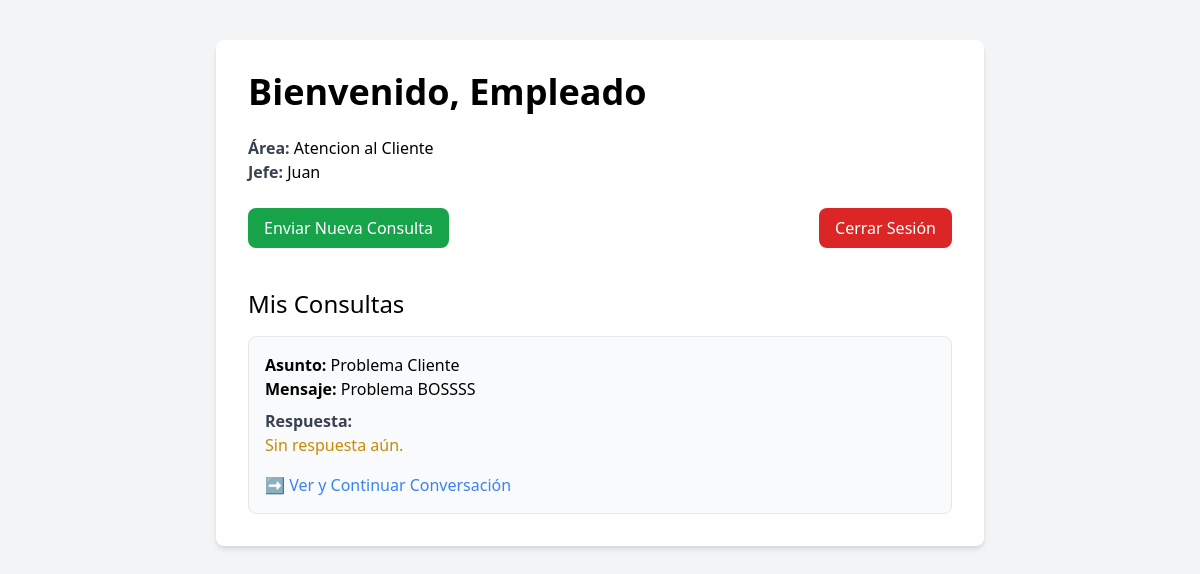
Before: /dashboard/ (signed in) with the older database file.
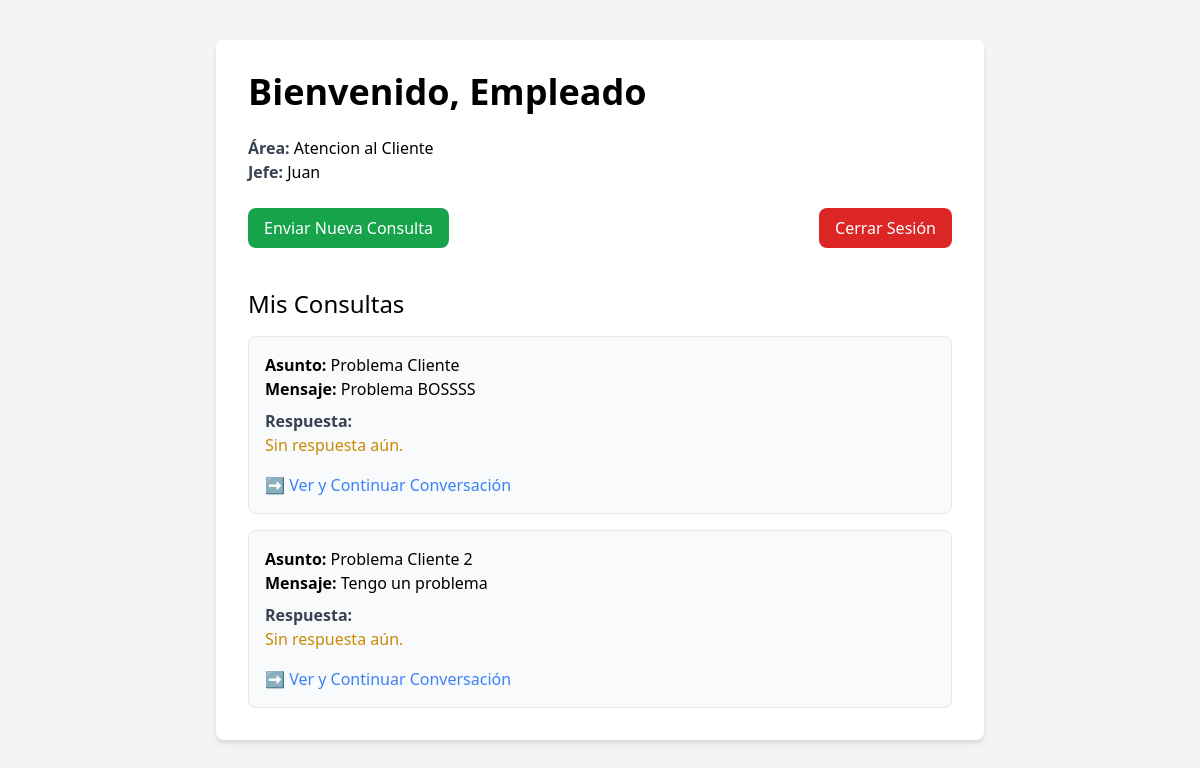
After: the same page with the newer database file.
### consultas/models.py (models this page shows)
class Consulta(models.Model):
    empleado = models.ForeignKey(User, on_delete=models.CASCADE, related_name='consultas')
    jefe = models.ForeignKey(User, on_delete=models.CASCADE, related_name='respuestas')
    asunto = models.CharField(max_length=100)
    mensaje = models.TextField()
    fecha_creacion = models.DateTimeField(auto_now_add=True)
    respondida = models.BooleanField(default=False)

### usuarios/views.py (the view)
# urls.py: path('', include('usuarios.urls')),  # Incluye las rutas de login y dashboard
@login_required
def dashboard(request):
    user = request.user
    if user.role == 'superempleado':
        empleados = User.objects.filter(jefe=user)
        return render(request, 'usuarios/dashboard_super.html', {'empleados': empleados})
    elif user.role == 'empleado':
        return render(request, 'usuarios/dashboard_empleado.html', {'user': user})
    return redirect('admin:index')  # Si es admin, redirige al admin

### usuarios/models.py (called while the page is built)
    def __str__(self):
        return self.nombre

### usuarios/templates/usuarios/dashboard_empleado.html (shortened to what this page needs)
<!DOCTYPE html>
<html lang="es">
<head>
    <script src="https://cdn.tailwindcss.com"></script>
</head>
<body class="bg-gray-100 min-h-screen flex flex-col items-center pt-10">
    <div class="w-full max-w-3xl bg-white p-8 rounded-lg shadow-md">
        <h1 class="text-4xl font-bold mb-6">Bienvenido, {{ request.user.username }}</h1>
        <div class="mb-6">
            <p><strong class="text-gray-700">Área:</strong> {{ user.area }}</p>
            <p><strong class="text-gray-700">Jefe:</strong> {{ user.jefe.username }}</p>
        </div>
        <div class="flex justify-between items-center">
            <a href="{% url 'enviar_consulta' %}"
               class="bg-green-600 hover:bg-green-700 text-white py-2 px-4 rounded-lg">
                Enviar Nueva Consulta
            </a>
            <a href="{% url 'logout' %}"
               class="bg-red-600 hover:bg-red-700 text-white py-2 px-4 rounded-lg">
                Cerrar Sesión
            </a>
        </div>
        <h2 class="text-2xl mt-10">Mis Consultas</h2>
        <ul class="space-y-4 mt-4">
            {% for consulta in request.user.consultas.all %}
                <li class="p-4 bg-gray-50 border rounded-lg">
                    <p><strong>Asunto:</strong> {{ consulta.asunto }}</p>
                    <p><strong>Mensaje:</strong> {{ consulta.mensaje }}</p>
                    <p class="mt-2"><strong class="text-gray-700">Respuesta:</strong></p>
                    {% if consulta.respuesta %}
                        <div class="p-4 bg-green-50 border rounded-lg mt-2">
                            {{ consulta.respuesta }}
                        </div>
                    {% else %}
                        <p class="text-yellow-600">Sin respuesta aún.</p>
                    {% endif %}
                    <div class="mt-4">
                        <a href="{% url 'gestionar_consulta' consulta.id %}"
                           class="text-blue-500 hover:underline">
                            ➡️ Ver y Continuar Conversación
                        </a>
                    </div>
                </li>
            {% empty %}
                <p class="text-gray-600">No has enviado consultas.</p>
            {% endfor %}
        </ul>
    </div>
</body>
</html>

Changed rows visible on the page:
added Consulta: asunto "Problema Cliente 2", mensaje "Tengo un problema"
